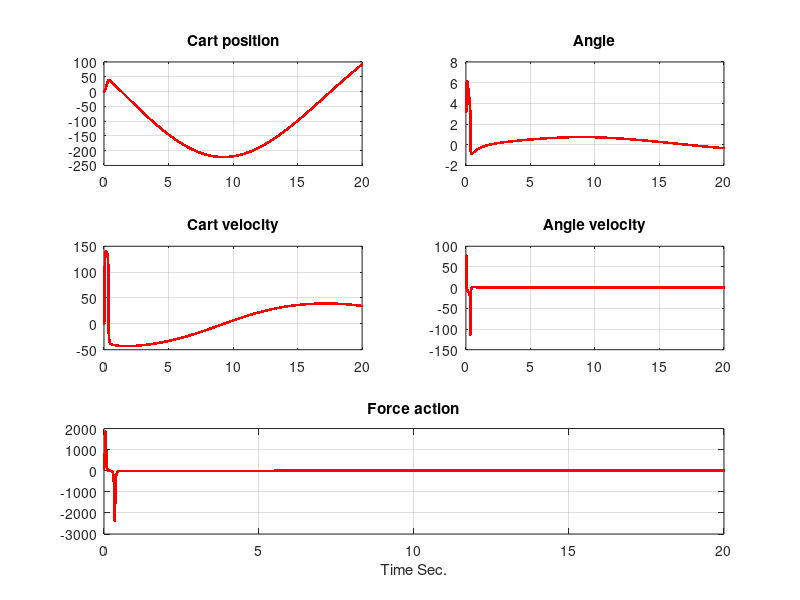
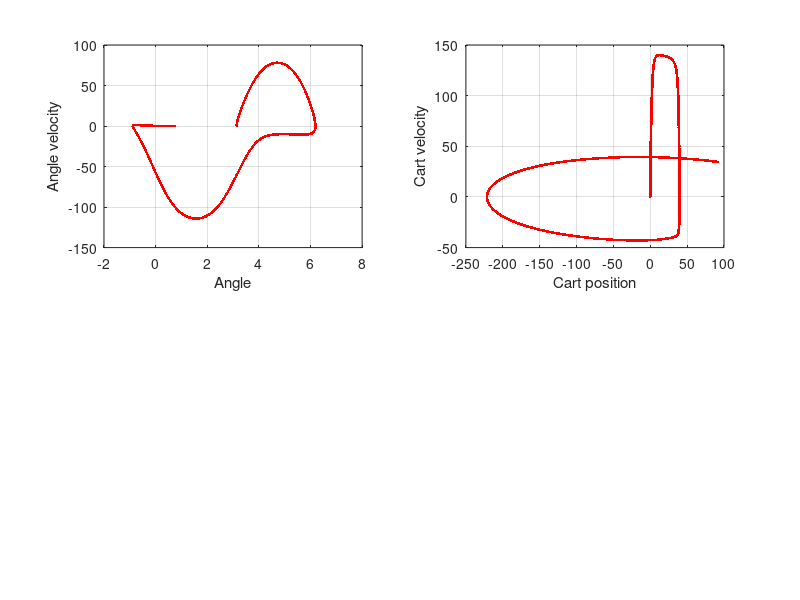

Recreate these plots in MATLAB, in order.
%Example extracted from: Sontag. Mathematical control theory 1998. Pag 104. http://www.sontaglab.org.
clc;clear all; clc;clear all;
m=.1;Fricc=0.1; long=0.6;g=9.8;M=.5;
h=0.0001;tiempo=(20/h);p_pp=0;tita_pp=0; t=0:h:tiempo*h;
%Condiciones iniciales
alfa(1)=.15; color='.g';
% alfa(1)=2.7; color='b';
alfa(1)=3.14; color='.r';
ref=0;
omega(1)=0; p_p(1)=0; u(1)=0; p(1)=0; i=1;indice=0;
%Versión linealizada en el equilibrio inestable. Sontag Pp 104.
% estado=[p(i); p_p(i); alfa(i); omega(i)]
Mat_A=[0 1 0 0;0 -Fricc/M -m*g/M 0; 0 0 0 1; 0 Fricc/(long*M) g*(m+M)/(long*M) 0]
Mat_B=[0; 1/M; 0; -1/(long*M)]
Mat_C=[1 0 0 0]; %La salida monovariable es posición y ángulo
Mat_M=[Mat_B Mat_A*Mat_B Mat_A^2*Mat_B Mat_A^3*Mat_B];%Matriz Controlabilidad
auto_val=eig(Mat_A);
c_ai=conv(conv(conv([1 -auto_val(1)],[1 -auto_val(2)]),[1 -auto_val(3)]),[1 -auto_val(4)]); %= poly(eig(Mat_A))
Mat_W=[;c_ai(4) c_ai(3) c_ai(2) 1;c_ai(3) c_ai(2) 1 0;c_ai(2) 1 0 0;1 0 0 0];
Mat_T=Mat_M*Mat_W;% T=Q=Co*Toeplitz
A_controlable=inv(Mat_T)*Mat_A*Mat_T; %Verificación de que T esté bien
a4=-A_controlable(4,1);%a4
a3=-A_controlable(4,2);
a2=-A_controlable(4,3);
a1=-A_controlable(4,4);
R=1.0;
q4=10000;
q3=10000;
q2=1;
q1=10;
p1=.5*(-4*a4*R+sqrt((4*a4*R)^2+16*q1*R));
p2=.5*(-4*a3*R+sqrt((4*a3*R)^2+16*q2*R));
p3=.5*(-4*a2*R+sqrt((4*a2*R)^2+16*q3*R));
p4=.5*(-3*a1*R+sqrt((3*a1*R)^2+8*q4*R));
P=diag([p1 p2 p3 p4]);
P(4,:)=[p1 p2 p3 p4]; %K=(([p1 p2 p3 p4])/(2*R))*inv(Mat_T);
K=(1/(2*R))*[0 0 0 1]*P*inv(Mat_T);
eig(Mat_A-Mat_B*K)
% break
while(i<(tiempo+1))
    estado=[p(i); p_p(i); alfa(i); omega(i)];
    u(i)=-K*estado;
    % u(i)=max(-200,u(i));
    % u(i)=min(200,u(i));
    p_pp=(1/(M+m))*(u(i)-m*long*tita_pp*cos(alfa(i))+m*long*omega(i)^2*sin(alfa(i))-Fricc*p_p(i));
    tita_pp=(1/long)*(g*sin(alfa(i))-p_pp*cos(alfa(i)));
    p_p(i+1)=p_p(i)+h*p_pp;
    p(i+1)=p(i)+h*p_p(i);
    omega(i+1)=omega(i)+h*tita_pp;
    alfa(i+1)=alfa(i)+h*omega(i);
    y_sal(i)=Mat_C*estado;
    i=i+1;
end
u(i)=-K*estado;
figure(1);hold on;
subplot(3,2,1);plot(t,p,color);grid on; title('Cart position');hold on;
subplot(3,2,2);plot(t,alfa,color);grid on;title('Angle');hold on;
subplot(3,2,3); plot(t,p_p,color);grid on;title('Cart velocity');hold on;
subplot(3,2,4);plot(t,omega,color);grid on;title('Angle velocity');hold on;
subplot(3,1,3);plot(t,u,color);grid on;title('Force action');xlabel('Time Sec.');hold on;
figure(2);hold on;
subplot(2,2,1);plot(alfa,omega,color);grid on;xlabel('Angle');ylabel('Angle velocity');hold on;
subplot(2,2,2);plot(p,p_p,color);grid on;xlabel('Cart position');ylabel('Cart velocity');hold on;    
